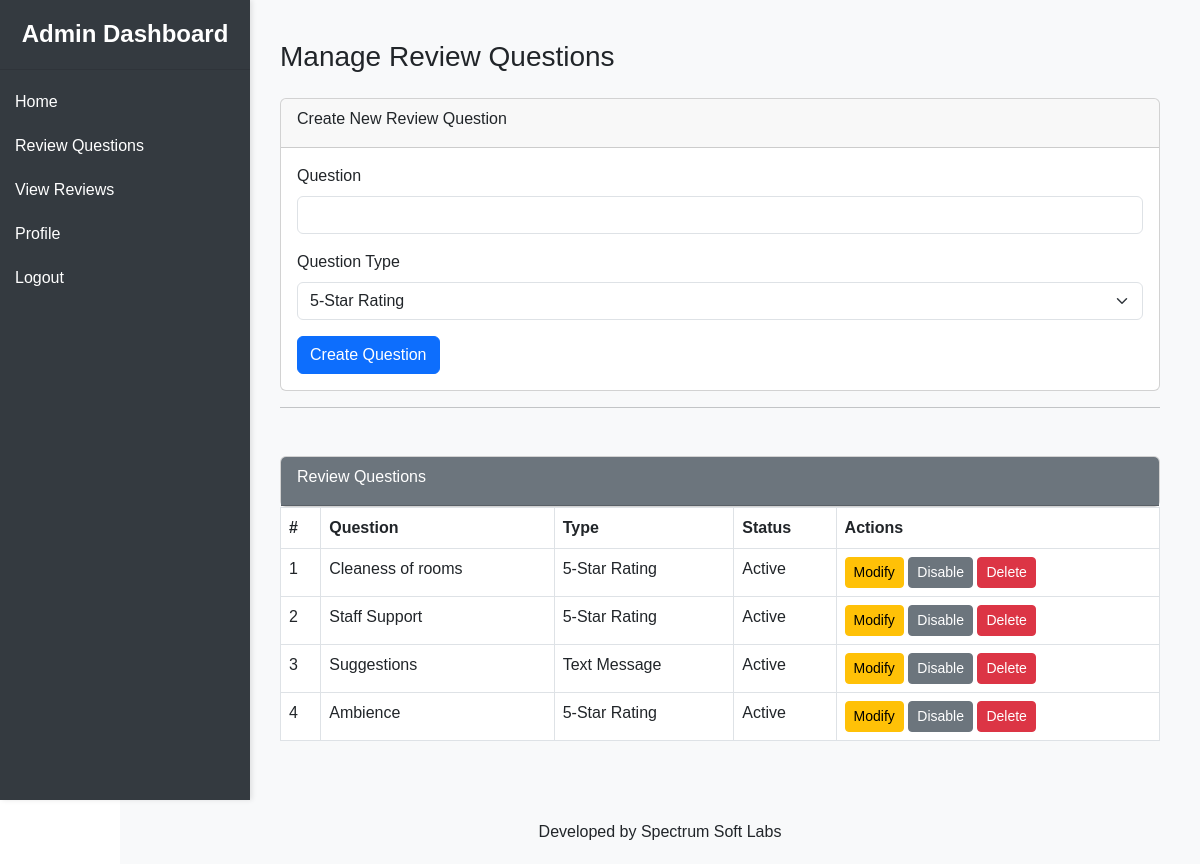
/review_questions.php (signed in), run on the app's committed database.
### tables this page shows
CREATE TABLE `review_questions` (
  `id` int(11) NOT NULL,
  `hotel_restaurant_id` int(11) NOT NULL,
  `question` text NOT NULL,
  `type` varchar(30) NOT NULL,
  `status` int(11) NOT NULL,
  `created_by` int(11) DEFAULT NULL,
  `created_at` timestamp NOT NULL DEFAULT CURRENT_TIMESTAMP
);

### review_questions.php (the view, shortened to what this page needs)
<?php
include('db_connection.php');
$hotel_restaurant_id = $_SESSION['hotel_restaurant_id'];
$sql = "SELECT * FROM review_questions WHERE hotel_restaurant_id = '$hotel_restaurant_id' and status != 0";
$questions = $conn->query($sql);
include('header.php');
?>
<h3>Manage Review Questions</h3>
<div class="card mt-4">
    <div class="card-header">
        <div class="card-title">Create New Review Question</div>
    </div>
    <div class="card-body">
        <form action="" method="POST">
            <div class="mb-3">
                <label for="question" class="form-label">Question</label>
                <input type="text" class="form-control" id="question" name="question" required>
            </div>
            <div class="mb-3">
                <label for="type" class="form-label">Question Type</label>
                <select class="form-select" id="type" name="type" required>
                    <option value="rating">5-Star Rating</option>
                </select>
            </div>
            <button type="submit" class="btn btn-primary" name="create_question">Create Question</button>
        </form>
    </div>
</div>
<hr />
<div class="card mt-5">
    <div class="card-header bg-secondary">
        <div class="card-title text-white">
            Review Questions
        </div>
    </div>
</div>
<div class="card-body">
    <table class="table table-bordered">
        <thead>
            <tr>
                <th>#</th>
                <th>Question</th>
                <th>Type</th>
                <th>Status</th>
                <th>Actions</th>
            </tr>
        </thead>
        <tbody>
            <?php if ($questions->num_rows > 0) { ?>
                <?php $i = 1;
                while ($row = $questions->fetch_assoc()) { ?>
                    <tr>
                        <td><?= $i++ ?></td>
                        <td><?= htmlspecialchars($row['question']) ?></td>
                        <td><?= htmlspecialchars($row['type'] == 'rating' ? '5-Star Rating' : 'Text Message') ?></td>
                        <td><?= $row['status'] == 1 ? 'Active' : ($row['status'] == 2 ? 'Disabled' : 'Deleted') ?></td>
                        <td>
                            <button class="btn btn-warning btn-sm" data-bs-toggle="modal"
                                data-bs-target="#modifyModal<?= $row['id'] ?>">Modify</button>
                            <?php if ($row['status'] == 1) { ?>
                                <a href="?action=disable&id=<?= $row['id'] ?>" class="btn btn-secondary btn-sm">Disable</a>
                            <?php } elseif ($row['status'] == 2) { ?>
                                <a href="?action=enable&id=<?= $row['id'] ?>" class="btn btn-success btn-sm">Enable</a>
                            <?php } ?>
                            <a href="?action=delete&id=<?= $row['id'] ?>" class="btn btn-danger btn-sm"
                                onclick="return confirm('Are you sure you want to delete this question?');">Delete</a>
                        </td>
                    </tr>
                <?php } ?>
            <?php } else { ?>
                <tr>
                    <td colspan="5">No review questions found.</td>
                </tr>
            <?php } ?>
        </tbody>
    </table>
</div>
<?php include('footer.php'); ?>

### styles.css (style rules this page uses)
body { overflow-x: hidden; font-family: Arial, sans-serif; margin: 0; }

### data on the page
review_questions: question "Cleaness of rooms", type "5-Star Rating", status "Active"
review_questions: question "Staff Support", type "5-Star Rating", status "Active"
review_questions: question "Suggestions", type "Text Message", status "Active"
review_questions: question "Ambience", type "5-Star Rating", status "Active"
